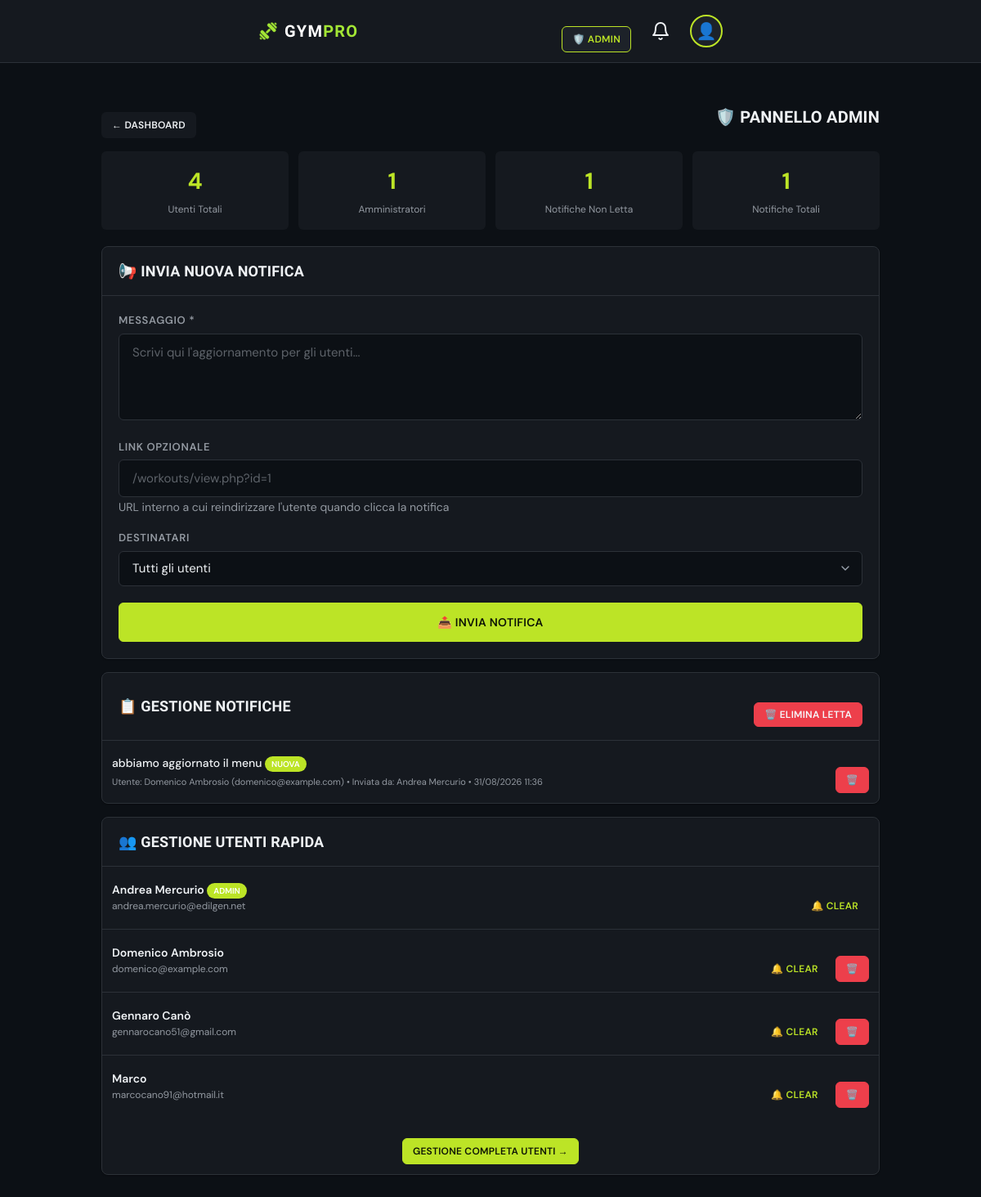
/admin/notifications.php (signed in), run on the app's committed database.
### tables this page shows
CREATE TABLE `notifications` (
  `id` int NOT NULL,
  `user_id` int NOT NULL,
  `message` text NOT NULL,
  `link` varchar(255) DEFAULT NULL,
  `is_read` tinyint(1) DEFAULT '0',
  `created_by` int DEFAULT NULL,
  `created_at` timestamp NULL DEFAULT CURRENT_TIMESTAMP
);

CREATE TABLE `users` (
  `id` int NOT NULL,
  `username` varchar(50) NOT NULL,
  `email` varchar(100) NOT NULL,
  `password` varchar(255) NOT NULL,
  `full_name` varchar(100) NOT NULL,
  `profile_photo` varchar(255) DEFAULT NULL,
  `role` enum('user','admin') NOT NULL DEFAULT 'user',
  `created_at` timestamp NULL DEFAULT CURRENT_TIMESTAMP,
  `updated_at` timestamp NULL DEFAULT CURRENT_TIMESTAMP ON UPDATE CURRENT_TIMESTAMP
);

### admin/notifications.php (the view, shortened to what this page needs)
<?php
require_once '../config/database.php';
$stmt = $pdo->query("SELECT id, full_name, email, role FROM users ORDER BY full_name");
$users = $stmt->fetchAll();
$total_users = count($users);
$admin_count = 0;
foreach ($users as $u) {
    if ($u['role'] === 'admin') $admin_count++;
}
$stmt = $pdo->query("
    SELECT n.*, u.full_name as user_name, u.email as user_email,
           CASE WHEN n.created_by IS NOT NULL THEN (SELECT full_name FROM users WHERE id = n.created_by) ELSE 'Sistema' END as creator_name
    FROM notifications n
    LEFT JOIN users u ON n.user_id = u.id
    ORDER BY n.created_at DESC
    LIMIT 100
");
$notifications = $stmt->fetchAll();
$stmt = $pdo->query("SELECT COUNT(*) FROM notifications WHERE is_read = 0");
$unread_count = $stmt->fetchColumn();
?>
<!DOCTYPE html>
<html lang="it">
<head>
    <link rel="stylesheet" href="../assets/css/style.css">
</head>
<body>
    <?php include '../includes/header.php'; ?>
    <div class="container">
        <div class="flex-between mb-2" style="margin-top: 16px;">
            <a href="/dashboard/index.php" class="btn btn-sm" style="background: var(--surface); color: var(--foreground);">← Dashboard</a>
            <h2 style="margin: 0; font-size: 20px;">🛡️ Pannello Admin</h2>
        </div>
        <div class="admin-stats">
            <div class="stat-box">
                <div class="value"><?= $total_users ?></div>
                <div class="label">Utenti Totali</div>
            </div>
            <div class="stat-box">
                <div class="value"><?= $admin_count ?></div>
                <div class="label">Amministratori</div>
            </div>
            <div class="stat-box">
                <div class="value"><?= $unread_count ?></div>
                <div class="label">Notifiche Non Letta</div>
            </div>
            <div class="stat-box">
                <div class="value"><?= count($notifications) ?></div>
                <div class="label">Notifiche Totali</div>
            </div>
        </div>
        <div class="card">
            <div class="card-header">
                <h3>📢 Invia Nuova Notifica</h3>
            </div>
            <div class="card-body">
                <form method="POST">
                    <div class="form-group">
                        <label>Messaggio *</label>
                        <textarea name="message" class="form-control" rows="4" required placeholder="Scrivi qui l'aggiornamento per gli utenti..."></textarea>
                    </div>
                    <div class="form-group">
                        <label>Link opzionale</label>
                        <input type="text" name="link" class="form-control" placeholder="/workouts/view.php?id=1">
                        <small class="text-muted">URL interno a cui reindirizzare l'utente quando clicca la notifica</small>
                    </div>
                    <div class="form-group">
                        <label>Destinatari</label>
                        <select name="target" id="target-select" class="form-control" onchange="toggleTargetUser()">
                            <option value="all">Tutti gli utenti</option>
                        </select>
                    </div>
                    <button type="submit" name="action" value="send" class="btn btn-primary btn-block" style="padding: 14px;">📤 Invia Notifica</button>
                </form>
            </div>
        </div>
        <div class="card mt-2">
            <div class="card-header flex-between">
                <h3>📋 Gestione Notifiche</h3>
                <form method="POST" style="display: inline;" onsubmit="return confirm('Eliminare tutte le notifiche lette?')">
                    <button type="submit" name="action" value="delete_read" class="btn btn-sm btn-danger">🗑️ Elimina Letta</button>
                </form>
            </div>
            <div class="card-body" style="padding: 0;">
                <?php if (count($notifications) > 0): ?>
                    <div style="max-height: 400px; overflow-y: auto;">
                        <?php foreach ($notifications as $n): ?>
                            <div class="notification-item">
                                <div class="notification-content">
                                    <div class="notification-message">
                                        <?= htmlspecialchars($n['message']) ?>
                                        <?php if ($n['is_read']): ?>
                                            <span class="badge badge-read">Letta</span>
                                        <?php else: ?>
                                            <span class="badge badge-unread">Nuova</span>
                                        <?php endif; ?>
                                    </div>
                                    <div class="notification-meta">
                                        Utente: <?= htmlspecialchars($n['user_name']) ?> (<?= htmlspecialchars($n['user_email']) ?>) •
                                        Inviata da: <?= htmlspecialchars($n['creator_name']) ?> •
                                        <?= date('d/m/Y H:i', strtotime($n['created_at'])) ?>
                                    </div>
                                </div>
                                <div class="action-buttons">
                                    <a href="?delete_notification=<?= $n['id'] ?>" class="btn btn-sm btn-danger" onclick="return confirm('Eliminare questa notifica?')">🗑️</a>
                                </div>
                            </div>
                        <?php endforeach; ?>
                    </div>
                <?php else: ?>
                    <div style="padding: 32px; text-align: center; color: var(--muted-foreground);">
                        Nessuna notifica presente
                    </div>
                <?php endif; ?>
            </div>
        </div>
        <div class="card mt-2">
            <div class="card-header">
                <h3>👥 Gestione Utenti Rapida</h3>
            </div>
            <div class="card-body" style="padding: 0;">
                <div style="max-height: 300px; overflow-y: auto;">
                    <?php foreach ($users as $u): ?>
                        <div class="user-row">
                            <div class="user-info">
                                <div class="user-name">
                                    <?= htmlspecialchars($u['full_name']) ?>
                                    <?php if ($u['role'] === 'admin'): ?>
                                        <span class="badge badge-unread">Admin</span>
                                    <?php endif; ?>
                                </div>
                                <div class="user-email"><?= htmlspecialchars($u['email']) ?></div>
                            </div>
                            <div class="action-buttons">
                                <a href="?clear_user_notifications=<?= $u['id'] ?>" class="btn btn-sm" onclick="return confirm('Eliminare tutte le notifiche di questo utente?')">🔔 Clear</a>
                                <?php if ($u['id'] != $_SESSION['user_id']): ?>
                                    <a href="users.php?delete=<?= $u['id'] ?>" class="btn btn-sm btn-danger" onclick="return confirm('Eliminare definitivamente questo utente?')">🗑️</a>
                                <?php endif; ?>
                            </div>
                        </div>
                    <?php endforeach; ?>
                </div>
                <div style="padding: 12px; text-align: center;">
                    <a href="users.php" class="btn btn-primary btn-sm">Gestione Completa Utenti →</a>
                </div>
            </div>
        </div>
    </div>
</body>
</html>

### admin/notifications.php (style rules this page uses)
.admin-stats { display: grid; grid-template-columns: repeat(auto-fit, minmax(150px, 1fr)); gap: 12px; margin-bottom: 20px; }
.stat-box { background: var(--surface); padding: 16px; border-radius: var(--radius-md); text-align: center; }
.stat-box .value { font-size: 28px; font-weight: 700; color: var(--primary); }
.stat-box .label { font-size: 12px; color: var(--muted-foreground); margin-top: 4px; }
.notification-item { padding: 12px; border-bottom: 1px solid var(--border); display: flex; justify-content: space-between; align-items: center; }
.notification-item:last-child { border-bottom: none; }
.notification-content { flex: 1; }
.notification-message { font-size: 14px; font-weight: 500; margin-bottom: 4px; }
.notification-meta { font-size: 11px; color: var(--muted-foreground); }
.badge { display: inline-block; padding: 2px 8px; border-radius: 12px; font-size: 10px; font-weight: 600; text-transform: uppercase; }
.badge-unread { background: var(--primary); color: white; }
.user-row { padding: 12px; border-bottom: 1px solid var(--border); display: flex; justify-content: space-between; align-items: center; }
.user-info { flex: 1; }
.user-name { font-weight: 600; font-size: 14px; }
.user-email { font-size: 12px; color: var(--muted-foreground); }
.action-buttons { display: flex; gap: 8px; }

### data on the page
notifications: message "abbiamo aggiornato il menu", is_read "NUOVA", user.full_name "Domenico Ambrosio", user.email "domenico@example.com", creator_name "Andrea Mercurio", created_at "31/08/2026 11:36"
users: full_name "Andrea Mercurio", role "ADMIN", email "andrea.mercurio@edilgen.net"
users: full_name "Domenico Ambrosio", email "domenico@example.com"
users: full_name "Gennaro Canò", email "gennarocano51@gmail.com"
users: full_name "Marco", email "marcocano91@hotmail.it"

### other printed values
$total_users "4"
$admin_count "1"
$unread_count "1"
count($notifications) "1"
